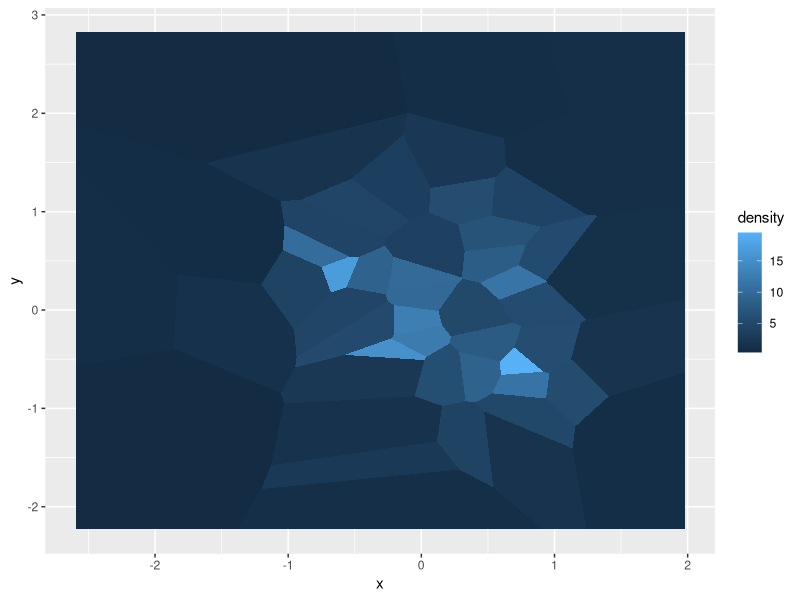

The R script that drew this image:
#install.packages("deldir")
library(ggplot2)
library(deldir)

set.seed(1)
x <- rnorm(50)
y <- rnorm(50)

tesselation <- deldir(x, y)
tiles <- tile.list(tesselation)

s <- seq(0, 2 * pi, length.out = 3000)
circle <- list(x = 0.5 * (1 + cos(s)),
               y = 0.5 * (1 + sin(s)))

points <- data.frame(x=x, y=y)
colors <- hcl.colors(50, "viridis")

g <- ggplot(points, aes(x = x, y = y))
for (i in 1:50)
  g <- g + geom_polygon(data = data.frame(x = tiles[[i]]$x,
                                          y = tiles[[i]]$y,
                                          density = 1/tiles[[i]]$area), 
                        aes(fill = density))

g
